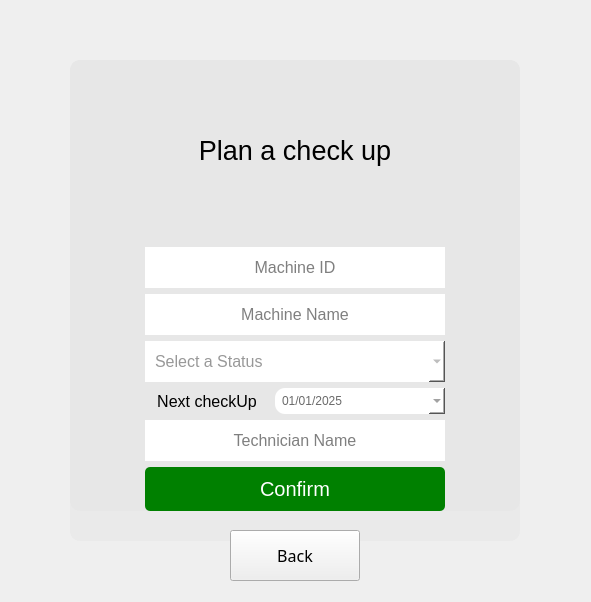
<?xml version="1.0" encoding="UTF-8"?>
<ui version="4.0">
 <class>MainWindow</class>
 <widget class="QMainWindow" name="MainWindow">
  <property name="geometry">
   <rect>
    <x>0</x>
    <y>0</y>
    <width>591</width>
    <height>602</height>
   </rect>
  </property>
  <property name="minimumSize">
   <size>
    <width>591</width>
    <height>602</height>
   </size>
  </property>
  <property name="maximumSize">
   <size>
    <width>591</width>
    <height>602</height>
   </size>
  </property>
  <property name="windowTitle">
   <string>MainWindow</string>
  </property>
  <property name="styleSheet">
   <string notr="true">QMainWindow{
border-image: url(:/background/img/bgg.jpg);

}</string>
  </property>
  <widget class="QWidget" name="centralwidget">
   <widget class="QWidget" name="layoutWidget">
    <property name="geometry">
     <rect>
      <x>0</x>
      <y>0</y>
      <width>2</width>
      <height>2</height>
     </rect>
    </property>
    <layout class="QHBoxLayout" name="horizontalLayout_2"/>
   </widget>
   <widget class="QWidget" name="widget" native="true">
    <property name="geometry">
     <rect>
      <x>70</x>
      <y>60</y>
      <width>450</width>
      <height>481</height>
     </rect>
    </property>
    <property name="styleSheet">
     <string notr="true">QWidget{
	background-color: rgba(229, 229, 229,0.5);
	border-radius: 10px;
}</string>
    </property>
    <widget class="QWidget" name="layoutWidget_2">
     <property name="geometry">
      <rect>
       <x>0</x>
       <y>0</y>
       <width>450</width>
       <height>451</height>
      </rect>
     </property>
     <layout class="QGridLayout" name="gridLayout">
      <item row="0" column="2">
       <spacer name="horizontalSpacer_3">
        <property name="orientation">
         <enum>Qt::Horizontal</enum>
        </property>
        <property name="sizeHint" stdset="0">
         <size>
          <width>40</width>
          <height>20</height>
         </size>
        </property>
       </spacer>
      </item>
      <item row="0" column="1">
       <layout class="QVBoxLayout" name="verticalLayout_3">
        <item>
         <widget class="QLabel" name="label">
          <property name="minimumSize">
           <size>
            <width>0</width>
            <height>95</height>
           </size>
          </property>
          <property name="font">
           <font>
            <pointsize>20</pointsize>
           </font>
          </property>
          <property name="styleSheet">
           <string notr="true">background-color: rgba(255, 255, 255,0);</string>
          </property>
          <property name="text">
           <string>Plan a check up</string>
          </property>
          <property name="alignment">
           <set>Qt::AlignCenter</set>
          </property>
         </widget>
        </item>
        <item>
         <layout class="QVBoxLayout" name="verticalLayout">
          <item>
           <widget class="QLineEdit" name="MID">
            <property name="minimumSize">
             <size>
              <width>300</width>
              <height>40</height>
             </size>
            </property>
            <property name="font">
             <font>
              <pointsize>12</pointsize>
             </font>
            </property>
            <property name="styleSheet">
             <string notr="true">QLineEdit{
padding:10px;
background-color: rgb(255, 255, 255);
border-radius:0px;
}
QLineEdit:focus{
border-bottom:2px solid blue;
}
</string>
            </property>
            <property name="alignment">
             <set>Qt::AlignCenter</set>
            </property>
            <property name="placeholderText">
             <string>Machine ID</string>
            </property>
           </widget>
          </item>
          <item>
           <widget class="QLineEdit" name="MName">
            <property name="minimumSize">
             <size>
              <width>300</width>
              <height>40</height>
             </size>
            </property>
            <property name="font">
             <font>
              <pointsize>12</pointsize>
             </font>
            </property>
            <property name="styleSheet">
             <string notr="true">QLineEdit{
padding:10px;
background-color: rgb(255, 255, 255);
border-radius:0px;
}
QLineEdit:focus{
border-bottom:2px solid blue;
}
</string>
            </property>
            <property name="alignment">
             <set>Qt::AlignCenter</set>
            </property>
            <property name="placeholderText">
             <string>Machine Name</string>
            </property>
           </widget>
          </item>
          <item>
           <widget class="QComboBox" name="MStatus">
            <property name="font">
             <font>
              <pointsize>12</pointsize>
             </font>
            </property>
            <property name="styleSheet">
             <string notr="true">QComboBox{
color: rgb(152, 152, 152);
padding:10px;
background-color: rgb(255, 255, 255);
border-radius:0px;
}
QComboBox:focus{
border-bottom:2px solid blue;
}
</string>
            </property>
            <property name="currentText">
             <string>Select a Status</string>
            </property>
            <item>
             <property name="text">
              <string>Select a Status</string>
             </property>
            </item>
            <item>
             <property name="text">
              <string>Excellent</string>
             </property>
            </item>
            <item>
             <property name="text">
              <string>Good</string>
             </property>
            </item>
            <item>
             <property name="text">
              <string>Normal</string>
             </property>
            </item>
            <item>
             <property name="text">
              <string>Bad</string>
             </property>
            </item>
            <item>
             <property name="text">
              <string>Not Working</string>
             </property>
            </item>
           </widget>
          </item>
          <item>
           <layout class="QHBoxLayout" name="horizontalLayout_3">
            <item>
             <widget class="QLabel" name="label_2">
              <property name="font">
               <font>
                <pointsize>12</pointsize>
               </font>
              </property>
              <property name="styleSheet">
               <string notr="true">background-color: rgba(255, 255, 255,0);</string>
              </property>
              <property name="text">
               <string>Next checkUp</string>
              </property>
              <property name="alignment">
               <set>Qt::AlignCenter</set>
              </property>
             </widget>
            </item>
            <item>
             <widget class="QDateEdit" name="NextCheck">
              <property name="minimumSize">
               <size>
                <width>170</width>
                <height>0</height>
               </size>
              </property>
              <property name="styleSheet">
               <string notr="true">background-color: rgb(255, 255, 255);
color:rgb(106, 106, 106);
font: 12pt &quot;MS Shell Dlg 2&quot;;
text-align:center;
padding:5px;</string>
              </property>
              <property name="dateTime">
               <datetime>
                <hour>0</hour>
                <minute>0</minute>
                <second>0</second>
                <year>2025</year>
                <month>1</month>
                <day>1</day>
               </datetime>
              </property>
              <property name="minimumDateTime">
               <datetime>
                <hour>0</hour>
                <minute>0</minute>
                <second>0</second>
                <year>1900</year>
                <month>9</month>
                <day>14</day>
               </datetime>
              </property>
              <property name="currentSection">
               <enum>QDateTimeEdit::MonthSection</enum>
              </property>
              <property name="displayFormat">
               <string>MM/dd/yyyy</string>
              </property>
              <property name="calendarPopup">
               <bool>true</bool>
              </property>
             </widget>
            </item>
           </layout>
          </item>
          <item>
           <widget class="QLineEdit" name="TechName">
            <property name="minimumSize">
             <size>
              <width>300</width>
              <height>40</height>
             </size>
            </property>
            <property name="font">
             <font>
              <pointsize>12</pointsize>
             </font>
            </property>
            <property name="styleSheet">
             <string notr="true">QLineEdit{
padding:10px;
background-color: rgb(255, 255, 255);
border-radius:0px;
}
QLineEdit:focus{
border-bottom:2px solid blue;
}
</string>
            </property>
            <property name="alignment">
             <set>Qt::AlignCenter</set>
            </property>
            <property name="placeholderText">
             <string>Technician Name</string>
            </property>
           </widget>
          </item>
         </layout>
        </item>
        <item>
         <layout class="QVBoxLayout" name="verticalLayout_2">
          <item>
           <widget class="QPushButton" name="confirm">
            <property name="font">
             <font>
              <pointsize>15</pointsize>
             </font>
            </property>
            <property name="styleSheet">
             <string notr="true">QPushButton{
color: white;
background-color:green;
border-radius:5px;
padding:10px;
}
QPushButton:hover{
background-color:rgb(0, 170, 0);
}</string>
            </property>
            <property name="text">
             <string>Confirm</string>
            </property>
           </widget>
          </item>
         </layout>
        </item>
       </layout>
      </item>
      <item row="0" column="0">
       <spacer name="horizontalSpacer_2">
        <property name="orientation">
         <enum>Qt::Horizontal</enum>
        </property>
        <property name="sizeHint" stdset="0">
         <size>
          <width>40</width>
          <height>20</height>
         </size>
        </property>
       </spacer>
      </item>
     </layout>
    </widget>
   </widget>
   <widget class="QPushButton" name="back">
    <property name="geometry">
     <rect>
      <x>230</x>
      <y>530</y>
      <width>130</width>
      <height>51</height>
     </rect>
    </property>
    <property name="font">
     <font>
      <family>8514oem</family>
      <pointsize>12</pointsize>
     </font>
    </property>
    <property name="text">
     <string>Back</string>
    </property>
   </widget>
  </widget>
 </widget>
 <resources>
  <include location="ressource.qrc"/>
 </resources>
 <connections/>
</ui>
